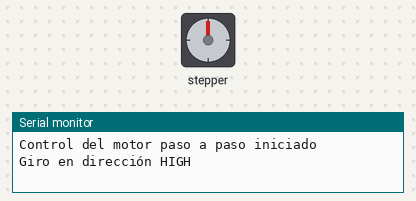
This sketch was run on a simulated Arduino Uno, built with avr-gcc and run on an emulated ATmega328P. Shown: stepper motor, the last lines printed to the serial monitor. Wiring (inferred from the names in the program): stepper motor driver (200 steps per turn assumed): step pin 13; direction pin 12; enable pin 14.

Above: at 0.15 s.
At 3.75 s:
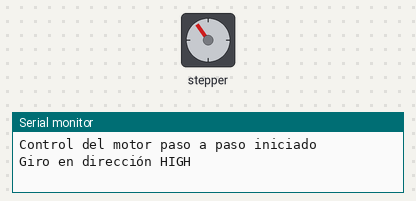
At 15.95 s:
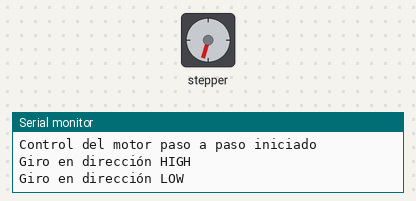
At 32.1 s:
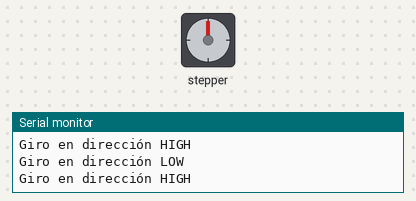
Timing chart, 0 to 33.6 s (numbered marks = the images above):
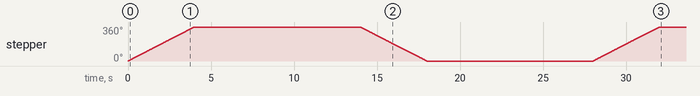

Measured:
- by itself, stepper: turns 360° clockwise in 4.0 s, then 360° counter-clockwise in 4.0 s, then 360° clockwise in 4.0 s

The sketch:

driver.ino
```cpp
// Definición de pines para el driver TB6600
#define STEP_PIN 13      // Pin de pulso (PUL) STEP
#define DIR_PIN 12       // Pin de dirección (DIR)
#define ENABLE_PIN 14    // Pin de habilitación (ENA)

// Configuración de velocidad
// Ajuste delayStep para controlar la velocidad
unsigned int delayStep = 10000; // 10 ms entre transiciones

// Número de pasos por revolución
// ESTÁNDAR 200 pasos por revolución
// Para motor de 1.8°: 200 pasos para una revolución completa (microstepping: el número de pasos aumenta)
const int stepsPerRev = 200;

void setup() {
  // Configuración de pines como salida
  pinMode(STEP_PIN, OUTPUT);
  pinMode(DIR_PIN, OUTPUT);
  pinMode(ENABLE_PIN, OUTPUT);

  // Habilitar driver (TB6600 el ENABLE activo en bajo)
  digitalWrite(ENABLE_PIN, LOW);

  // Inicialización del estado de los pines
  digitalWrite(STEP_PIN, LOW);
  digitalWrite(DIR_PIN, LOW);

  Serial.begin(115200);
  Serial.println("Control del motor paso a paso iniciado");
}

void loop() {
  // Revolución en una dirección y luego invertir

  // Establecimineto de la dirección (hacia adelante)
  digitalWrite(DIR_PIN, HIGH);
  Serial.println("Giro en dirección HIGH");
  for (int i = 0; i < stepsPerRev; i++) {
    stepMotor();
  }
  delay(10000); // Pausa de 1 segundo

  // Inversión de la dirección
  digitalWrite(DIR_PIN, LOW);
  Serial.println("Giro en dirección LOW");
  for (int i = 0; i < stepsPerRev; i++) {
    stepMotor();
  }
  delay(10000); // Pausa de 1 segundo
}

// Función que genera un pulso de paso
void stepMotor() {
  digitalWrite(STEP_PIN, HIGH);
  delayMicroseconds(delayStep); // Pulso HIGH
  digitalWrite(STEP_PIN, LOW);
  delayMicroseconds(delayStep); // Pulso LOW
}
```
